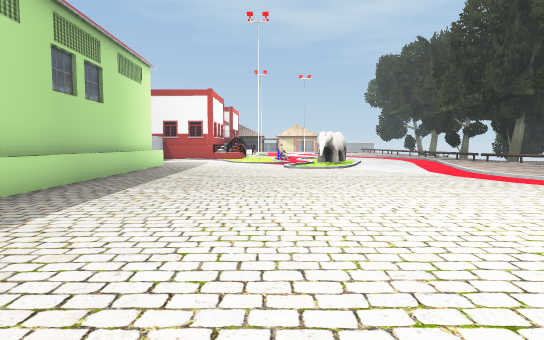
[1] (above)

23 first-person views from a walk through a scene from a Unity 3-D project. The camera is 1.5 m above the floor, tilts 4° down and sees 75° across. The floor is counted in squares, 2 m on a side. Each view is taken from the middle of a square. On the plan, view 1 faces up. The plan holds only what a view shows up to about 11 squares ahead; the rest is blank. The place goes on beyond the plan. Some surface patterns are stand-ins.

[2]
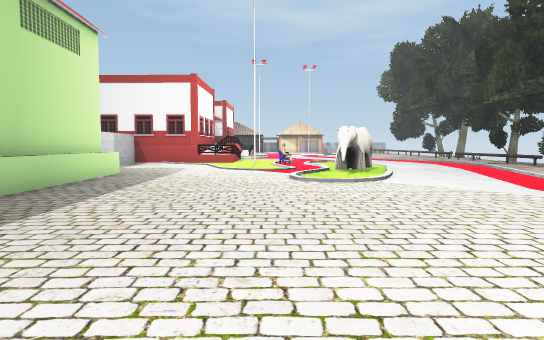

[3]
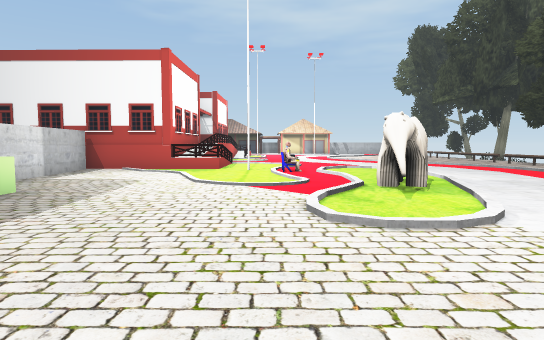

[4]
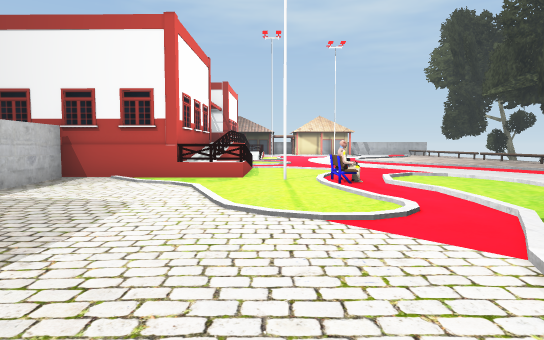

[5]
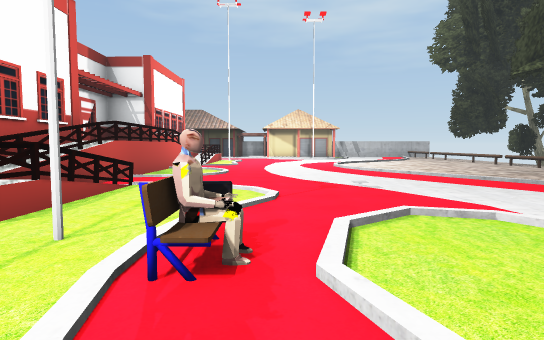

[6]
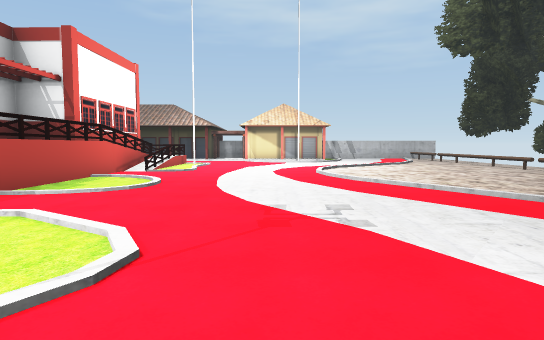

[7]
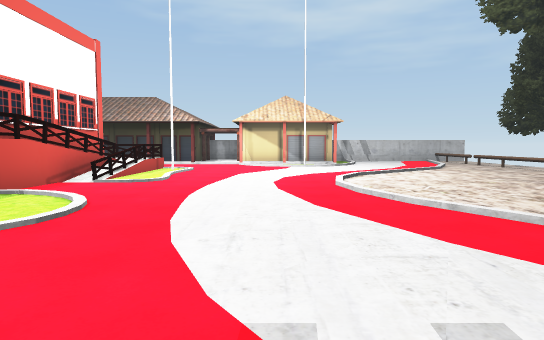

[8]
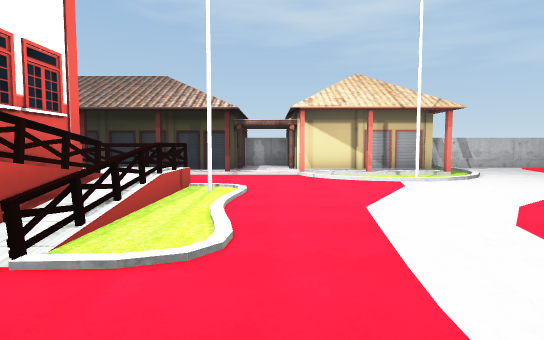

[9]
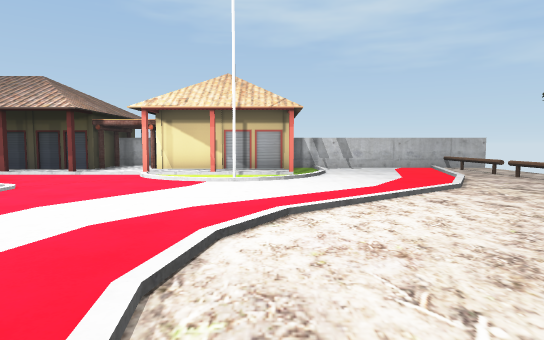

[10]
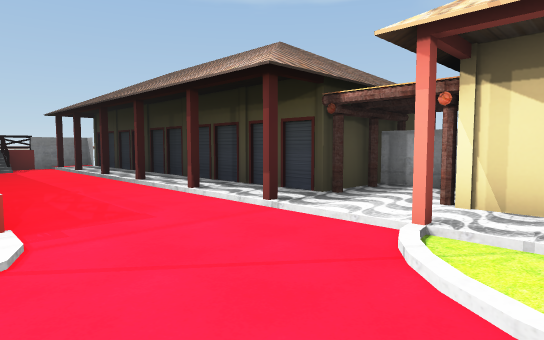

[11]
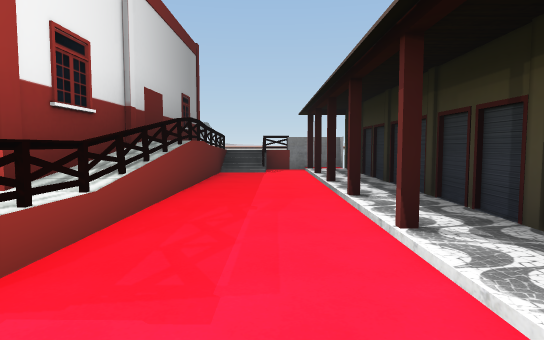

[12]
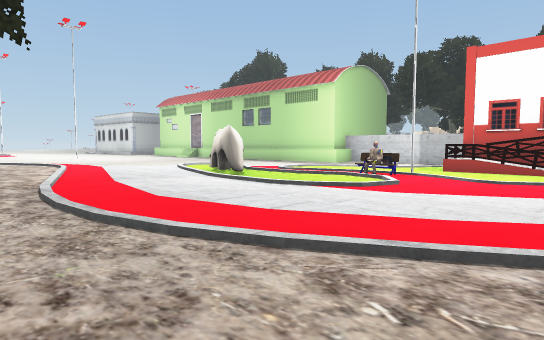

[13]
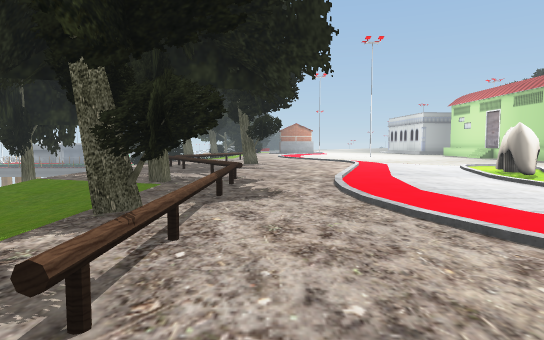

[14]
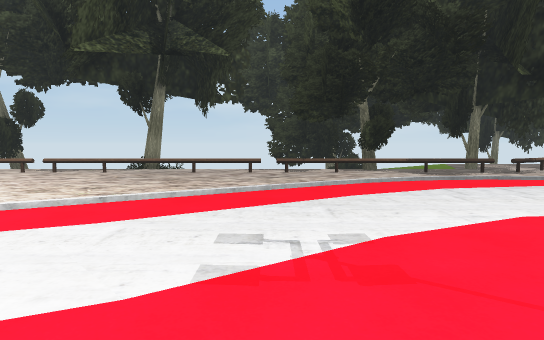

[15]
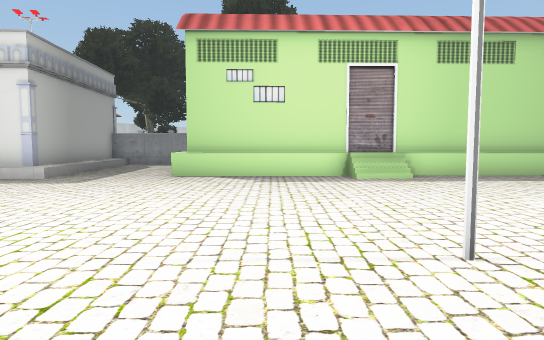

[16]
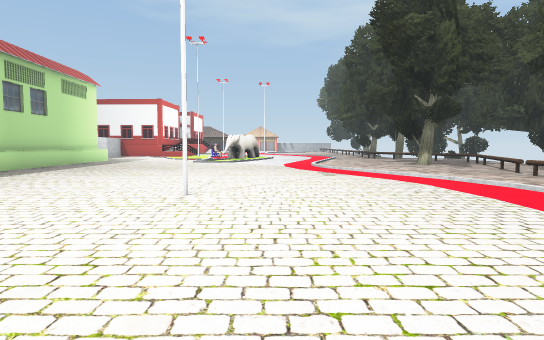

[17]
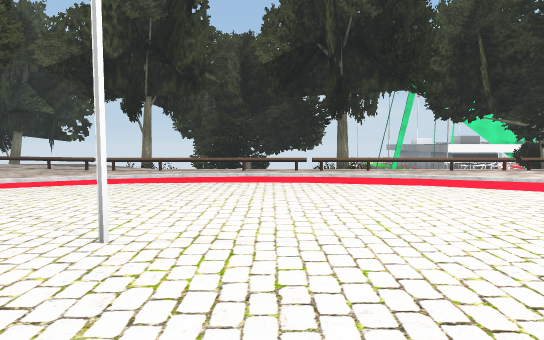

[18]
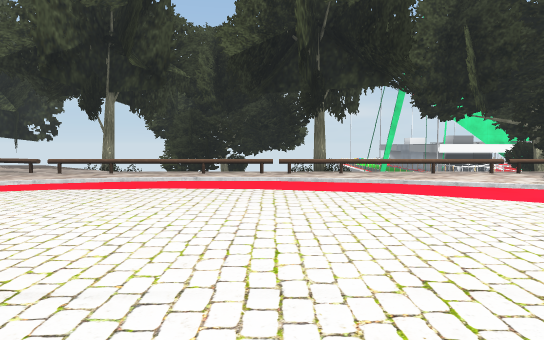

[19]
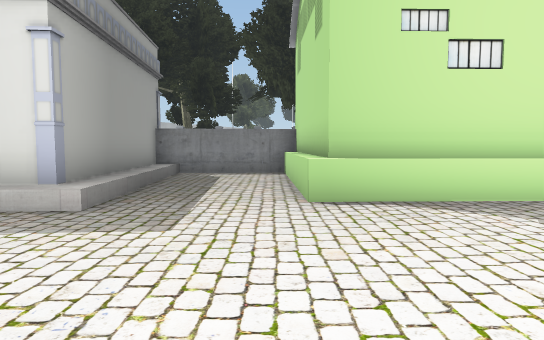

[20]
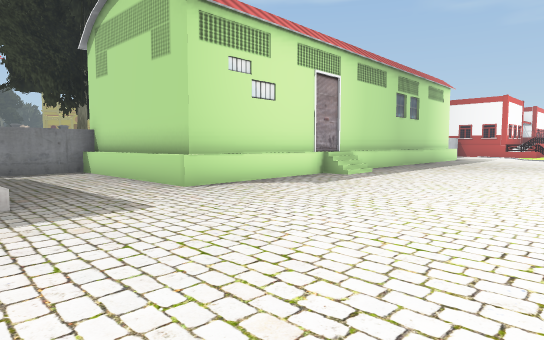

[21]
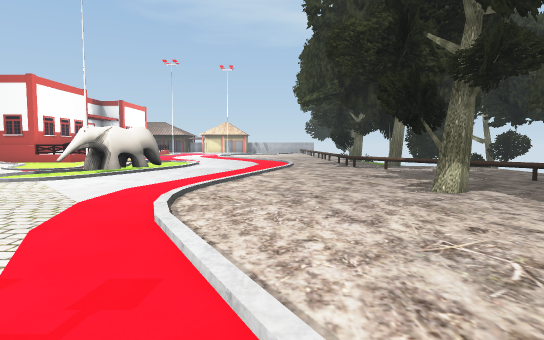

[22]
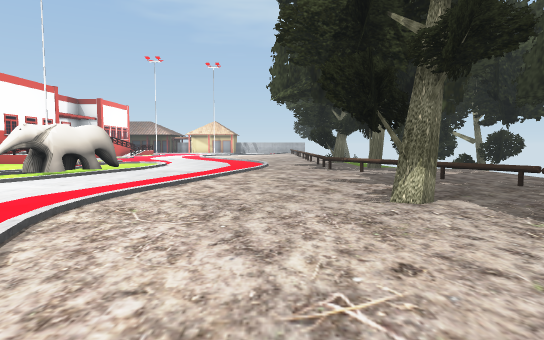

[23]
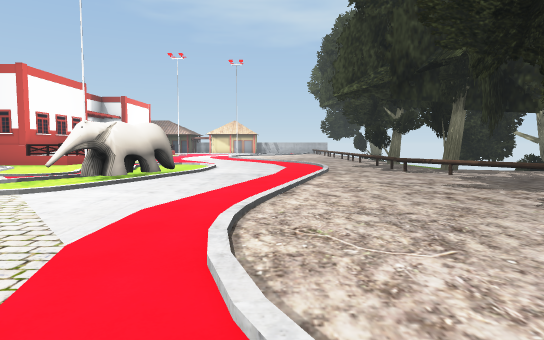

### Floor plan
Key: @ floor where view 1 was taken; # wall or solid block; x gap in a wall; . main floor; : floor 0.25 m higher than the main floor; / step, stairs or slope; = window, fence, low wall or low ledge; ^ raised ledge; O other object.
Columns run from 11 left of view 1 to 11 right of it. Each row starts with its distance up from view 1.
 38           O:#   .....=
 37 ##########O:####.....=
 36 =##/////////#/#/#....=
 35 ##..........// //../.=
 34 //................./.
 33 ###########......./..=
 32         ##......//...=
 31         ##.....//....
 30         #=...../.....=
 29         #=..../......=
 28         #............==
 27         #....../.....==
 26         #....../.....==
 25         #......./....=
 24         #......./....=
 23         ##......./...x
 22         #=......../..=
 21         #=......../..=
 20     ######...//......##
 19     ##.....O././.....=
 18      =.....O.../.....=#
 17      =........./.....=#
 16      =........O/.....=#
 15      =.......OO/......=
 14       ^......O/.......=
 13       #^.....O/........
 12       #^....../........
 11       #^....//.........
 10       #^............ #.
  9        ^...............
  8        ^........./.....
  7        ^........./....=
  6        ^........../...=
  5        ^........../..==
  4        ^.........../.==
  3       #//........../.==
  2       ##/........../.==
  1        #......#......==
  0        #...@.........==
 -1        #.............==
 -2   #####^.........../.==
 -3   #................/.==
 -4   #........... ..../.==
 -5   #...........   ./..=#
 -6   ######......    /..==

Positions as (right, up) in squares from view 1, and headings:
1: (0, 0), facing up
2: (0, 4), facing up
3: (0, 8), facing up
4: (-1, 11), facing up
5: (1, 16), facing up
6: (2, 19), facing up
7: (2, 22), facing up
8: (0, 27), facing up
9: (4, 27), facing up
10: (2, 33), facing up-left
11: (0, 35), facing left
12: (9, 23), facing down-left
13: (9, 24), facing down
14: (0, 23), facing right
15: (5, 0), facing left
16: (4, -4), facing up
17: (0, 0), facing right
18: (1, -1), facing right
19: (1, -3), facing left
20: (2, -6), facing up-left
21: (7, 4), facing up
22: (8, 5), facing up
23: (6, 6), facing up
